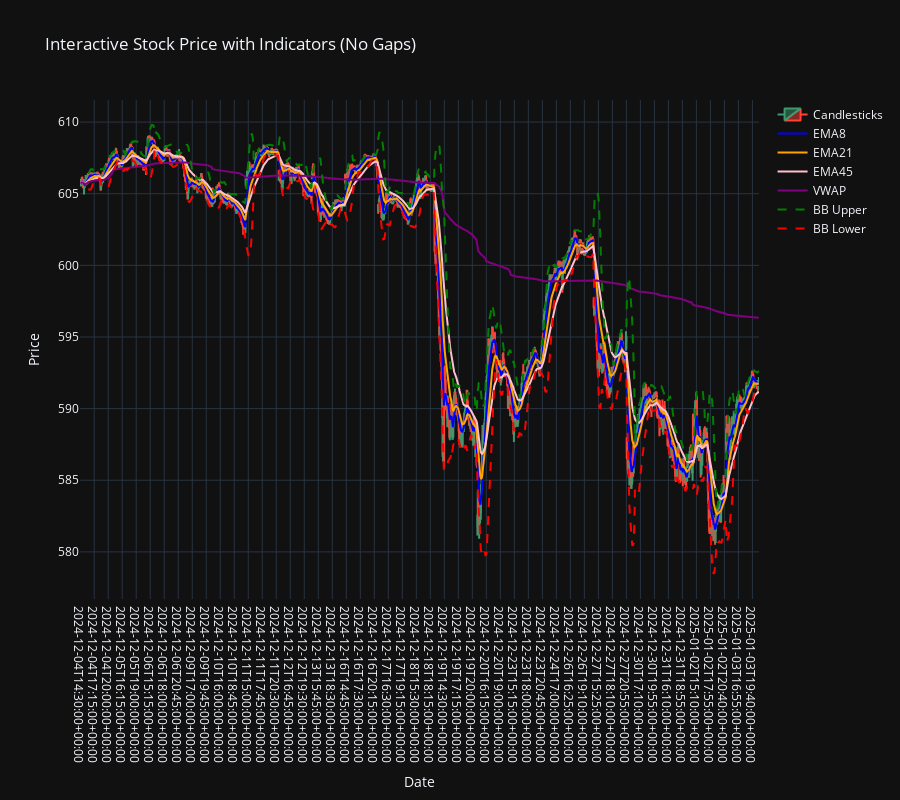

Write notebook code for a chart like this one.
### Code cell
# Load the data
data = pd.read_csv("data.csv", parse_dates=["Date"], index_col="Date")

if data is not None:
    plot_interactive_with_gaps_skipped(data)  # Plot only RTH data
else:
    print("Failed to fetch and process data for plotting.")

### Figure 1 — Plotly figure (JSON) as saved in the notebook; plotly's stock layout.template omitted (floating-point values rounded to 4 significant figures; data arrays with more than 128 entries replaced by an {"elided": "..."} marker saying what was removed)
{"data": [{"close": {"elided": "1600 float values"}, "high": {"elided": "1600 float values"}, "low": {"elided": "1600 float values"}, "name": "Candlesticks", "open": {"elided": "1600 float values"}, "type": "candlestick", "x": {"elided": "1600 str values"}}, {"line": {"color": "blue"}, "mode": "lines", "name": "EMA8", "type": "scatter", "x": {"elided": "1600 str values"}, "y": {"elided": "1600 float values"}}, {"line": {"color": "orange"}, "mode": "lines", "name": "EMA21", "type": "scatter", "x": {"elided": "1600 str values"}, "y": {"elided": "1600 float values"}}, {"line": {"color": "pink"}, "mode": "lines", "name": "EMA45", "type": "scatter", "x": {"elided": "1600 str values"}, "y": {"elided": "1600 float values"}}, {"line": {"color": "purple"}, "mode": "lines", "name": "VWAP", "type": "scatter", "x": {"elided": "1600 str values"}, "y": {"elided": "1600 float values"}}, {"line": {"color": "green", "dash": "dash"}, "mode": "lines", "name": "BB Upper", "type": "scatter", "x": {"elided": "1600 str values"}, "y": {"elided": "1600 float values"}}, {"line": {"color": "red", "dash": "dash"}, "mode": "lines", "name": "BB Lower", "type": "scatter", "x": {"elided": "1600 str values"}, "y": {"elided": "1600 float values"}}], "layout": {"height": 800, "hovermode": "x unified", "title": {"text": "Interactive Stock Price with Indicators (No Gaps)"}, "xaxis": {"rangeslider": {"visible": false}, "title": {"text": "Date"}, "type": "category"}, "yaxis": {"title": {"text": "Price"}}}}
